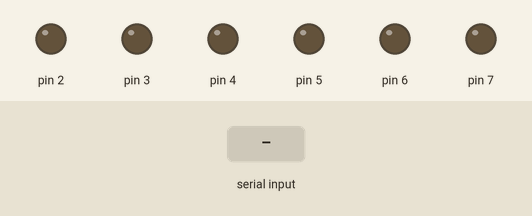
Simulated run of this sketch. Board: Arduino Uno, built with avr-gcc and run on an emulated ATmega328P. Parts: output pins drawn as LEDs (lit = HIGH). Inputs (shaded band) come from the test bench.

Above: at 1.2 s.
1.3 s: "w" received over Serial
At 2.2 s:
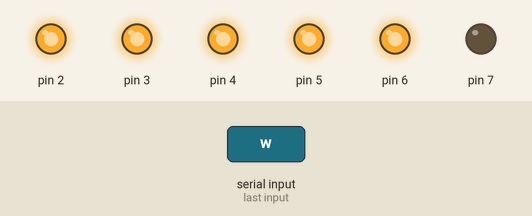
2.8 s: "m" received over Serial
At 4.1 s:
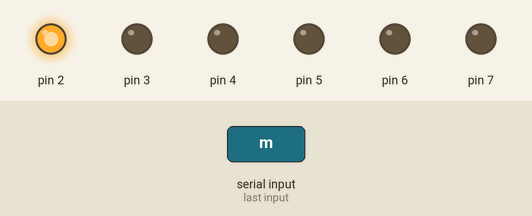
8.8 s: "l" received over Serial
At 9.1 s:
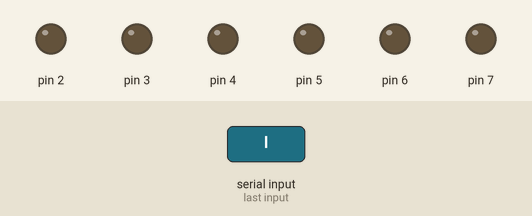
Timing chart, 0 to 11.8 s (numbered marks = the images above; inputs shaded):
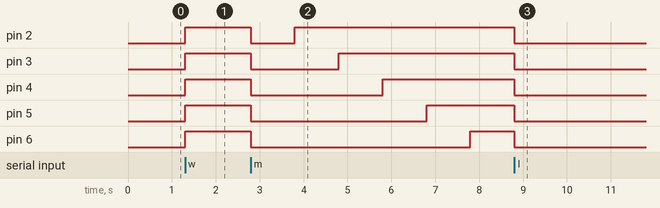

Measured:
- after the input at 1.3 s, pin 2–6: LOW → HIGH at once
- after the input at 2.8 s, pin 2: HIGH → LOW at once, → HIGH 1.0 s later; pin 3: HIGH → LOW at once, → HIGH 2.0 s later; pin 4: HIGH → LOW at once, → HIGH 3.0 s later; pin 5: HIGH → LOW at once, → HIGH 4.0 s later; pin 6: HIGH → LOW at once, → HIGH 5.0 s later
- after the input at 8.8 s, pin 2–6: HIGH → LOW at once

The sketch:

practica7.ino
```cpp
// C++ code
//
char dato;
float tiempo;
float distancia;
char a;

void setup()
{
  Serial.begin(9600);
  pinMode(2, OUTPUT);
  pinMode(3, OUTPUT);
  pinMode(4, OUTPUT);
  pinMode(5, OUTPUT);
  pinMode(6, OUTPUT);

  pinMode(7, OUTPUT);
  pinMode(8, INPUT);
}

void loop()
{
  if (Serial.available()){
    a = Serial.read();

    switch (a){
    case 'w': EncenderTodos(1000);
     break;
     case 'l' :ApagarTodos(1000);
     break;
      case 'm' :SecuenciaUnoDespuesOtro(1000);
      break;
      default : Serial.println("valor no aceptado");
    }
  }
}
void EncenderTodos(int tiempo){
  digitalWrite(2,HIGH);
  digitalWrite(3,HIGH);
  digitalWrite(4,HIGH);
  digitalWrite(5,HIGH);
  digitalWrite(6,HIGH);
  delay(tiempo);
}
void ApagarTodos(int tiempo){
  digitalWrite(2,LOW);
  digitalWrite(3,LOW);
  digitalWrite(4,LOW);
  digitalWrite(5,LOW);
  digitalWrite(6,LOW);
  delay(tiempo);
}
void SecuenciaUnoDespuesOtro(int tiempo){
  digitalWrite(2,LOW);
  digitalWrite(3,LOW);
  digitalWrite(4,LOW);
  digitalWrite(5,LOW);
  digitalWrite(6,LOW);
  delay(tiempo);
  digitalWrite(2,HIGH);
  digitalWrite(3,LOW);
  digitalWrite(4,LOW);
  digitalWrite(5,LOW);
  digitalWrite(6,LOW);
  delay(tiempo);
  digitalWrite(2,HIGH);
  digitalWrite(3,HIGH);
  digitalWrite(4,LOW);
  digitalWrite(5,LOW);
  digitalWrite(6,LOW);
  delay(tiempo);
  digitalWrite(2,HIGH);
  digitalWrite(3,HIGH);
  digitalWrite(4,HIGH);
  digitalWrite(5,LOW);
  digitalWrite(6,LOW);
  delay(tiempo);
  digitalWrite(2,HIGH);
  digitalWrite(3,HIGH);
  digitalWrite(4,HIGH);
  digitalWrite(5,HIGH);
  digitalWrite(6,LOW);
  delay(tiempo);
  digitalWrite(2,HIGH);
  digitalWrite(3,HIGH);
  digitalWrite(4,HIGH);
  digitalWrite(5,HIGH);
  digitalWrite(6,HIGH);
  delay(tiempo);


}
void SecuenciaDosenDos(int tiempo){
  digitalWrite(2,LOW);
  digitalWrite(3,LOW);
  digitalWrite(4,LOW);
  digitalWrite(5,LOW);
  digitalWrite(6,LOW);
  delay(tiempo);
  digitalWrite(2,HIGH);
  digitalWrite(3,HIGH);
  digitalWrite(4,LOW);
  digitalWrite(5,LOW);
  digitalWrite(6,LOW);
  delay(tiempo);
  digitalWrite(2,HIGH);
  digitalWrite(3,HIGH);
  digitalWrite(4,HIGH);
  digitalWrite(5,HIGH);
  digitalWrite(6,LOW);
  delay(tiempo);
  digitalWrite(2,HIGH);
  digitalWrite(3,HIGH);
  digitalWrite(4,HIGH);
  digitalWrite(5,HIGH);
  digitalWrite(6,HIGH);
  delay(tiempo);
}
```
